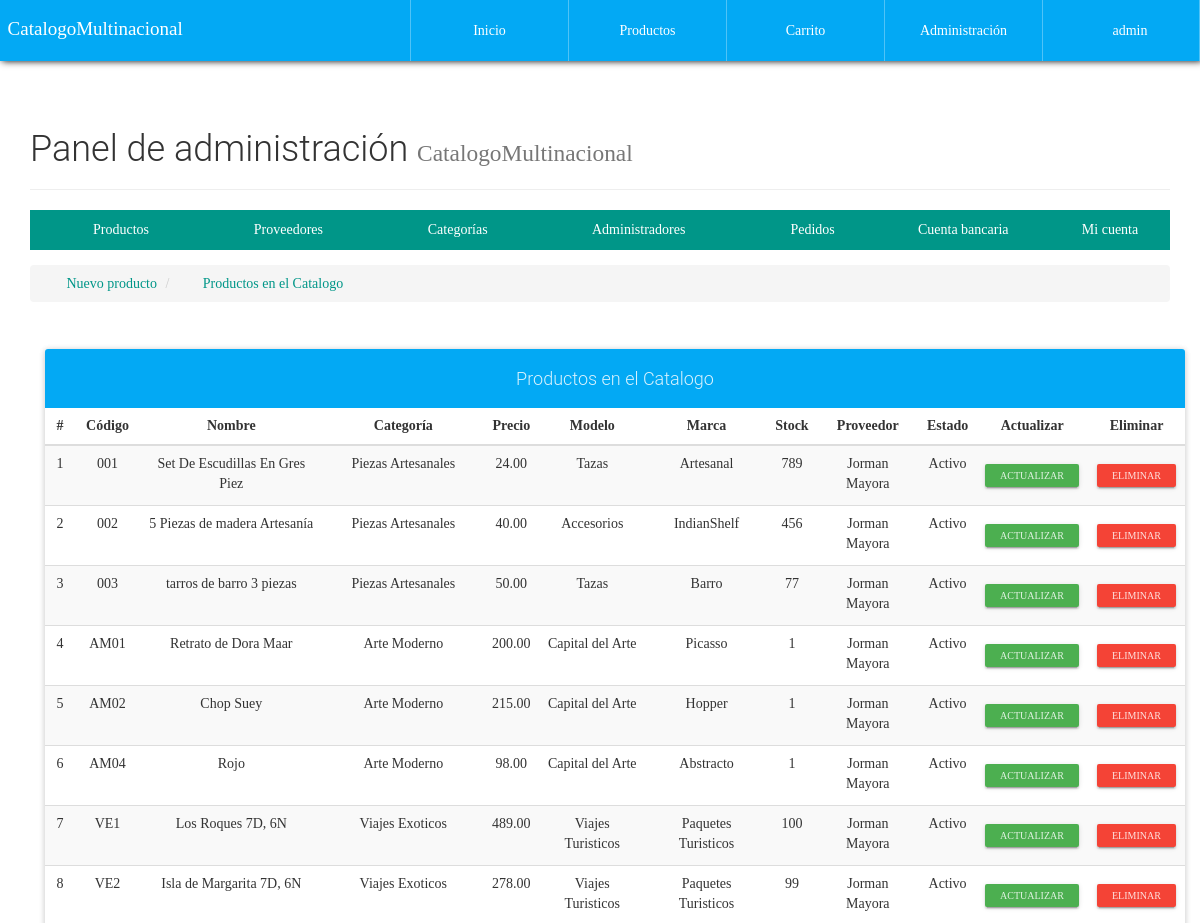
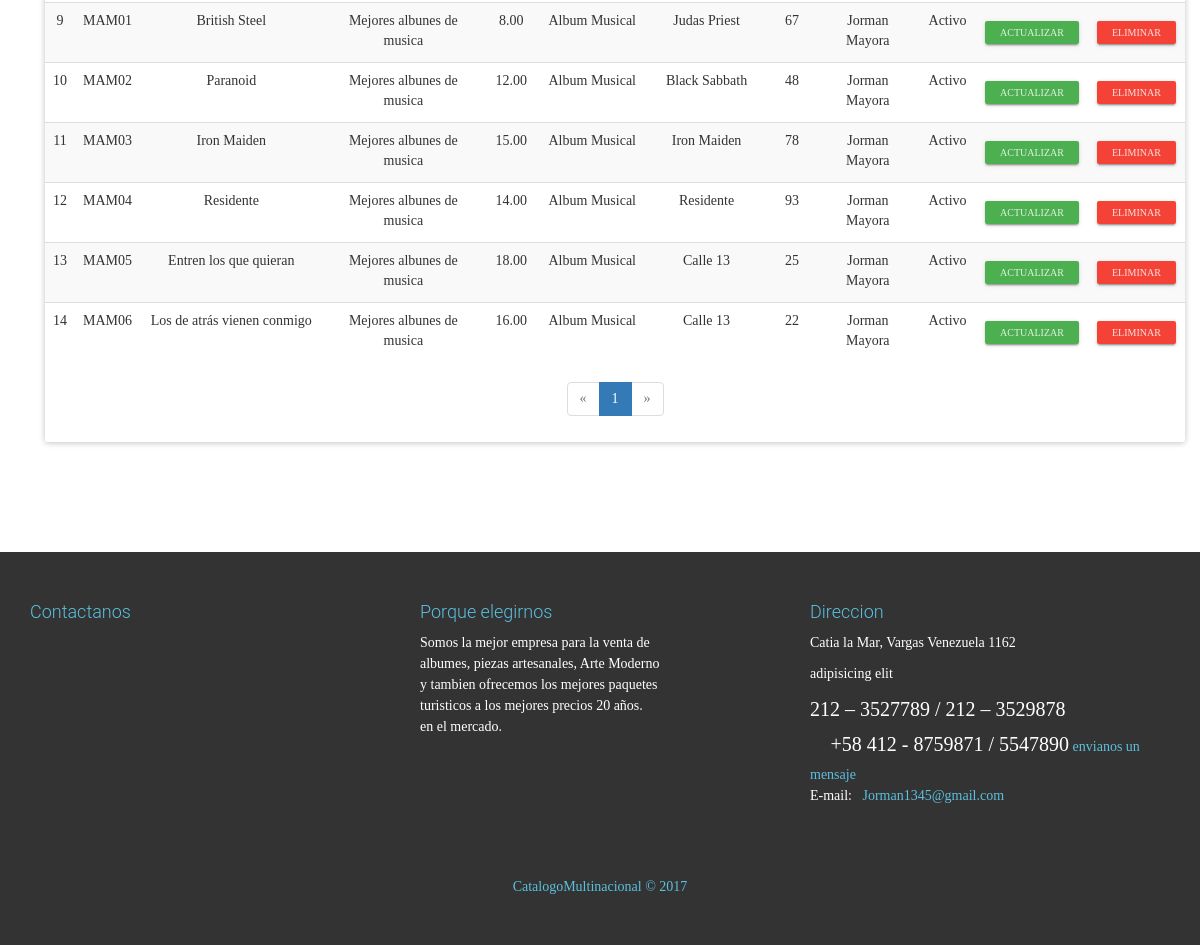
Page /configAdmin.php?view=productlist (signed in) on the committed database (2 pictures, top to bottom).
### tables this page shows
CREATE TABLE IF NOT EXISTS `producto` (
  `id` int(20) NOT NULL AUTO_INCREMENT,
  `CodigoProd` varchar(30) NOT NULL,
  `NombreProd` varchar(30) NOT NULL,
  `CodigoCat` varchar(30) NOT NULL,
  `Precio` decimal(30,2) NOT NULL,
  `Descuento` int(2) NOT NULL,
  `Modelo` varchar(30) NOT NULL,
  `Marca` varchar(30) NOT NULL,
  `Stock` int(20) NOT NULL,
  `NITProveedor` varchar(30) NOT NULL,
  `Imagen` varchar(150) NOT NULL,
  `Nombre` varchar(30) NOT NULL,
  `Estado` varchar(15) NOT NULL,
  PRIMARY KEY (`id`),
  KEY `CodigoCat` (`CodigoCat`),
  KEY `NITProveedor` (`NITProveedor`),
  KEY `Agregado` (`Nombre`)
);

CREATE TABLE IF NOT EXISTS `categoria` (
  `CodigoCat` varchar(30) NOT NULL,
  `Nombre` varchar(30) NOT NULL,
  `Descripcion` text NOT NULL,
  PRIMARY KEY (`CodigoCat`)
);

CREATE TABLE IF NOT EXISTS `proveedor` (
  `NITProveedor` varchar(30) NOT NULL,
  `NombreProveedor` varchar(30) NOT NULL,
  `Direccion` varchar(200) NOT NULL,
  `Telefono` varchar(20) NOT NULL,
  `PaginaWeb` varchar(30) NOT NULL,
  PRIMARY KEY (`NITProveedor`)
);

### library/consulSQL.php (called while the page is built, shortened)
<?php
class ejecutarSQL {
    public static function conectar(){
        if(!$con=  mysqli_connect(SERVER,USER,PASS,BD)){
            echo "Error en el servidor, verifique sus datos";
        }
        mysqli_set_charset($con, "utf8");
        return $con;
    }
    public static function consultar($query) {
        if (!$consul = mysqli_query(ejecutarSQL::conectar(), $query)) {
            echo 'Error en la consulta SQL ejecutada';
        }
        return $consul;
    }
}

### admin/productlist-view.php (the view, shortened to what this page needs)
<ul class="breadcrumb" style="margin-bottom: 5px;">
    <li>
        <a href="configAdmin.php?view=product">
            <i class="fa fa-plus-circle" aria-hidden="true"></i> &nbsp; Nuevo producto
        </a>
    </li>
    <li>
        <a href="configAdmin.php?view=productlist"><i class="fa fa-list-ol" aria-hidden="true"></i> &nbsp; Productos en el Catalogo</a>
    </li>
</ul>
<div class="container">
	<div class="row">
		<div class="col-xs-12">
            <br><br>
            <div class="panel panel-info">
              <div class="panel-heading text-center"><h4>Productos en el Catalogo</h4></div>
                <div class="table-responsive">
                  <table class="table table-striped table-hover">
                      <thead class="">
                          <tr>
                          	  <th class="text-center">#</th>
                              <th class="text-center">Código</th>
                              <th class="text-center">Nombre</th>
                              <th class="text-center">Categoría</th>
                              <th class="text-center">Precio</th>
                              <th class="text-center">Modelo</th>
                              <th class="text-center">Marca</th>
                              <th class="text-center">Stock</th>
                              <th class="text-center">Proveedor</th>
                              <th class="text-center">Estado</th>
                              <th class="text-center">Actualizar</th>
                              <th class="text-center">Eliminar</th>
                          </tr>
                      </thead>
                      <tbody>
                        <?php
                        	$mysqli = mysqli_connect(SERVER, USER, PASS, BD);
							mysqli_set_charset($mysqli, "utf8");
							$pagina = isset($_GET['pag']) ? (int)$_GET['pag'] : 1;
							$regpagina = 30;
							$inicio = ($pagina > 1) ? (($pagina * $regpagina) - $regpagina) : 0;
							$productos=mysqli_query($mysqli,"SELECT SQL_CALC_FOUND_ROWS * FROM producto LIMIT $inicio, $regpagina");
							$totalregistros = mysqli_query($mysqli,"SELECT FOUND_ROWS()");
							$totalregistros = mysqli_fetch_array($totalregistros, MYSQLI_ASSOC);
							$numeropaginas = ceil($totalregistros["FOUND_ROWS()"]/$regpagina);
							$cr=$inicio+1;
                            while($prod=mysqli_fetch_array($productos, MYSQLI_ASSOC)){
                        ?>
                        <tr>
                        	<td class="text-center"><?php echo $cr; ?></td>
                        	<td class="text-center"><?php echo $prod['CodigoProd']; ?></td>
                        	<td class="text-center"><?php echo $prod['NombreProd']; ?></td>
                        	<td class="text-center">
                        		<?php
                        			$categ=ejecutarSQL::consultar("SELECT Nombre FROM categoria WHERE CodigoCat='".$prod['CodigoCat']."'");
                        			$datc=mysqli_fetch_array($categ, MYSQLI_ASSOC);
                        			echo $datc['Nombre'];
                        		?>
                        	</td>
                        	<td class="text-center"><?php echo $prod['Precio']; ?></td>
                        	<td class="text-center"><?php echo $prod['Modelo']; ?></td>
                        	<td class="text-center"><?php echo $prod['Marca']; ?></td>
                        	<td class="text-center"><?php echo $prod['Stock']; ?></td>
                        	<td class="text-center">
                        		<?php
                        			$prov=ejecutarSQL::consultar("SELECT NombreProveedor FROM proveedor WHERE NITProveedor='".$prod['NITProveedor']."'");
                        			$datp=mysqli_fetch_array($prov, MYSQLI_ASSOC);
                        			echo $datp['NombreProveedor'];
                        		?>
                        	</td>
                        	<td class="text-center">
                        		<?php echo $prod['Estado']; ?>
                        	</td>
                        	<td class="text-center">
                        		<a href="configAdmin.php?view=productinfo&code=<?php echo $prod['CodigoProd']; ?>" class="btn btn-raised btn-xs btn-success">Actualizar</a>
                        	</td>
                        	<td class="text-center">
                        		<form action="process/delprod.php" method="POST" class="FormCatElec" data-form="delete">
                        			<button type="submit" class="btn btn-raised btn-xs btn-danger">Eliminar</button>
                        		</form>
                        	</td>
                        </tr>
                        <?php
                        	$cr++;
                        	}
                        ?>
                      </tbody>
                  </table>
                </div>
                <?php if($numeropaginas>=1): ?>
              	<div class="text-center">
                  <ul class="pagination">
                    <?php if($pagina == 1): ?>
                        <li class="disabled">
                            <a>
                                <span aria-hidden="true">&laquo;</span>
                            </a>
                        </li>
                    <?php endif; ?>
                    <?php
                        for($i=1; $i <= $numeropaginas; $i++ ){
                            if($pagina == $i){
                                echo '<li class="active"><a href="configAdmin.php?view=productlist&pag='.$i.'">'.$i.'</a></li>';
                            }else{
                                echo '<li><a href="configAdmin.php?view=productlist&pag='.$i.'">'.$i.'</a></li>';
                            }
                        }
                    ?>
                    <?php if($pagina == $numeropaginas): ?>
                        <li class="disabled">
                            <a>
                                <span aria-hidden="true">&raquo;</span>
                            </a>
                        </li>
                    <?php endif; ?>
                  </ul>
                </div>
                <?php endif; ?>
            </div>
        </div>
	</div>
</div>

### configAdmin.php (shortened to what this page needs)
<?php
    include './library/consulSQL.php';
?>
<!DOCTYPE html>
<html lang="es">
<head>
    <?php include './inc/link.php'; ?>
</head>
<body id="container-page-configAdmin">
    <?php include './inc/navbar.php'; ?>
    <section id="prove-product-cat-config">
        <div class="container">
          <div class="page-header">
            <h1>Panel de administración <small class="tittles-pages-logo">CatalogoMultinacional</small></h1>
          </div>
          <ul class="nav nav-tabs nav-justified" style="margin-bottom: 15px;">
            <li>
              <a href="configAdmin.php?view=product">
                <i class="fa fa-cubes" aria-hidden="true"></i> &nbsp; Productos
              </a>
            </li>
            <li>
              <a href="configAdmin.php?view=provider">
                <i class="fa fa-truck" aria-hidden="true"></i> &nbsp; Proveedores
              </a>
            </li>
            <li>
              <a href="configAdmin.php?view=category">
                <i class="fa fa-shopping-basket" aria-hidden="true"></i> &nbsp; Categorías
              </a>
            </li>
            <li>
              <a href="configAdmin.php?view=admin">
                <i class="fa fa-users" aria-hidden="true"></i> &nbsp; Administradores
              </a>
            </li>
            <li>
              <a href="configAdmin.php?view=order">
                <i class="fa fa-shopping-cart" aria-hidden="true"></i> &nbsp; Pedidos
              </a>
            </li>
            <li>
              <a href="configAdmin.php?view=bank">
                <i class="fa fa-university" aria-hidden="true"></i> &nbsp; Cuenta bancaria
              </a>
            </li>
            <li>
              <a href="configAdmin.php?view=account">
                <i class="fa fa-address-card" aria-hidden="true"></i> &nbsp; Mi cuenta
              </a>
            </li>
          </ul>
          <?php
            $content=$_GET['view'];
            $WhiteList=["product","productlist","productinfo","provider","providerlist","providerinfo","category","categorylist","categoryinfo","admin","adminlist","order","bank","account"];
            if(isset($content)){
              if(in_array($content, $WhiteList) && is_file("./admin/".$content."-view.php")){
                include "./admin/".$content."-view.php";
              }else{
                echo '<h2 class="text-center">Lo sentimos, la opción que ha seleccionado no se encuentra disponible</h2>';
              }
            }else{
              echo '<h2 class="text-center">Para empezar, por favor escoja una opción del menú de administración</h2>';
            }
          ?>
        </div>
    </section>
    <?php include './inc/footer.php'; ?>
</body>
</html>

### inc/link.php (shortened to what this page needs)
<link rel="stylesheet" href="./css/font-awesome.min.css">
<link rel="stylesheet" href="./css/normalize.css">
<link rel="stylesheet" href="./css/bootstrap.min.css">
<link rel="stylesheet" href="./css/bootstrap-material-design.min.css">
<link rel="stylesheet" href="./css/ripples.min.css">
<link rel="stylesheet" href="./css/sweetalert.css">
<link rel="stylesheet" href="./css/media.css">
<link rel="stylesheet" href="./css/style.css">

### inc/navbar.php (shortened to what this page needs)
<nav id="navbar-auto-hidden">
        <div class="row hidden-xs">
            <div class="col-xs-4">
                <p class="text-navbar tittles-pages-logo">CatalogoMultinacional</p>
            </div>
            <div class="col-xs-8">
              <div class="contenedor-tabla pull-right">
                <div class="contenedor-tr">
                  <a href="index.php" class="table-cell-td">Inicio</a>
                  <a href="product.php" class="table-cell-td">Productos</a>
                  <?php
                      if(!$_SESSION['nombreAdmin']==""){
                          echo '
                              <a href="carrito.php" class="table-cell-td">Carrito</a>
                              <a href="configAdmin.php" class="table-cell-td">Administración</a>
                              <a href="#!" class="table-cell-td exit-system">
                                  <i class="fa fa-user"></i>&nbsp;&nbsp;'.$_SESSION['nombreAdmin'].'
                              </a>
                           ';
                      }else if(!$_SESSION['nombreUser']==""){
                          echo '
                              <a href="pedido.php" class="table-cell-td">Pedido</a>
                              <a href="carrito.php" class="table-cell-td">Carrito</a>
                              <a href="#!" class="table-cell-td exit-system">
                              <i class="fa fa-user"></i>&nbsp;&nbsp;'.$_SESSION['nombreUser'].'
                              </a>
                              <a href="#!" class="table-cell-td userConBtn" data-code="'.$_SESSION['UserNIT'].'">
                                <i class="glyphicon glyphicon-cog"></i>
                              </a>
                           ';
                      }
                  ?>
                </div>
              </div>
            </div>
        </div>
    </nav>

### inc/footer.php (shortened to what this page needs)
<footer>
    <div class="container">
        <div class="row">
            <div class="col-sm-4">
                <h4 class="text-footer">Contactanos</h4>
            </div>
            <div class="col-sm-4">
                <h4 class="text-footer">Porque elegirnos</h4>
                <p>
                    Somos la mejor empresa para la venta de </br>
                    albumes, piezas artesanales, Arte Moderno</br>
                    y tambien ofrecemos los mejores paquetes </br>
                    turisticos a los mejores precios 20 años.</br>
					en el mercado.</br>
                </p>
            </div>
            <div class="col-sm-4">
                <h4 class="text-footer" >Direccion</h4>
                <p style="color: #FFF">Catia la Mar, Vargas Venezuela 1162</p>
                <p style="color: #FFF">adipisicing elit</p>
                <p style="font-size:20px" aria-hidden="true">  212 – 3527789 / 212 – 3529878</p>
                <p class="fa fa-mobile" style="font-size:20px"  aria-hidden="true">  +58 412 - 8759871 / 5547890</p> <a href="#" target="_blank" style="color: #5bc0de">envianos un mensaje</a></br>
                E-mail: <a href="#" target="_blank" style="color: #5bc0de"> &nbsp; Jorman1345@gmail.com</a>
            </div>
        </div>
    </div>
    <br><br><br>
    <h5 class="text-center tittles-pages-logo text-footer">CatalogoMultinacional &copy; 2017</h5>
</footer>

### css/media.css (style rules this page uses)
@media (min-width: 1200px) { .contenedor-tabla { width: 90%; } }

### css/style.css (style rules this page uses)
body { font-family: "FontFamilySPro"; line-height: 1.5; font-size: 1.4em; width: 100%; height: 100%; margin: 0px; padding: 0px; background-position: center center; background-repeat: no-repeat; background-attachment: fixed; background-size: cover; background-color: #fff; }
nav { width: 100%; position: fixed; top: 0px; background-color: #03a9f4; box-shadow: 2px 0px 7px #000; z-index: 50; }
.contenedor-tabla { display: table; width: 100%; }
.contenedor-tr { display: table-row; width: 100%; }
.contenedor-tr > a { text-decoration: none; color: #fff; }
.contenedor-tr > a:last-child { border-right: 1px solid rgba(255, 255, 255,0.3); }
.table-cell-td { display: table-cell; padding: 20px 7px; border-left: 1px solid rgba(255, 255, 255,0.3); text-align: center; width: 20%; }
.text-navbar { color: #fff; font-size: 19px; float: left; margin-left: 2%; margin-top: 15px; }
section { width: 100%; margin: 0px; padding: 90px 0px; }
footer { width: 100%; color: #fff; background-color: #333; padding: 40px 0px; }
.text-footer { color: #5bc0de; }
footer a { color: #fff; }
.tittles-pages-logo { font-family: "FontFamilyLogo"; }
#container-page-configAdmin { background-image: url(../assets/img/font-registration.JPG); }
#prove-product-cat-config { background-color: #fff; min-height: 900px; }

### rows in the picture
producto: CodigoProd "001", NombreProd "Set De Escudillas En Gres Piez", CodigoCat.Nombre "Piezas Artesanales", Precio "24.00", Modelo "Tazas", Marca "Artesanal", Stock "789", NITProveedor.NombreProveedor "Jorman Mayora", Estado "Activo"
producto: CodigoProd "002", NombreProd "5 Piezas de madera Artesanía", CodigoCat.Nombre "Piezas Artesanales", Precio "40.00", Modelo "Accesorios", Marca "IndianShelf", Stock "456", NITProveedor.NombreProveedor "Jorman Mayora", Estado "Activo"
producto: CodigoProd "003", NombreProd "tarros de barro 3 piezas", CodigoCat.Nombre "Piezas Artesanales", Precio "50.00", Modelo "Tazas", Marca "Barro", Stock "77", NITProveedor.NombreProveedor "Jorman Mayora", Estado "Activo"
producto: CodigoProd "AM01", NombreProd "Retrato de Dora Maar", CodigoCat.Nombre "Arte Moderno", Precio "200.00", Modelo "Capital del Arte", Marca "Picasso", Stock "1", NITProveedor.NombreProveedor "Jorman Mayora", Estado "Activo"
producto: CodigoProd "AM02", NombreProd "Chop Suey", CodigoCat.Nombre "Arte Moderno", Precio "215.00", Modelo "Capital del Arte", Marca "Hopper", Stock "1", NITProveedor.NombreProveedor "Jorman Mayora", Estado "Activo"
producto: CodigoProd "AM04", NombreProd "Rojo", CodigoCat.Nombre "Arte Moderno", Precio "98.00", Modelo "Capital del Arte", Marca "Abstracto", Stock "1", NITProveedor.NombreProveedor "Jorman Mayora", Estado "Activo"
producto: CodigoProd "VE1", NombreProd "Los Roques 7D, 6N", CodigoCat.Nombre "Viajes Exoticos", Precio "489.00", Modelo "Viajes Turisticos", Marca "Paquetes Turisticos", Stock "100", NITProveedor.NombreProveedor "Jorman Mayora", Estado "Activo"
producto: CodigoProd "VE2", NombreProd "Isla de Margarita 7D, 6N", CodigoCat.Nombre "Viajes Exoticos", Precio "278.00", Modelo "Viajes Turisticos", Marca "Paquetes Turisticos", Stock "99", NITProveedor.NombreProveedor "Jorman Mayora", Estado "Activo"
producto: CodigoProd "MAM01", NombreProd "British Steel", CodigoCat.Nombre "Mejores albunes de musica", Precio "8.00", Modelo "Album Musical", Marca "Judas Priest", Stock "67", NITProveedor.NombreProveedor "Jorman Mayora", Estado "Activo"
producto: CodigoProd "MAM02", NombreProd "Paranoid", CodigoCat.Nombre "Mejores albunes de musica", Precio "12.00", Modelo "Album Musical", Marca "Black Sabbath", Stock "48", NITProveedor.NombreProveedor "Jorman Mayora", Estado "Activo"
producto: CodigoProd "MAM03", NombreProd "Iron Maiden", CodigoCat.Nombre "Mejores albunes de musica", Precio "15.00", Modelo "Album Musical", Marca "Iron Maiden", Stock "78", NITProveedor.NombreProveedor "Jorman Mayora", Estado "Activo"
producto: CodigoProd "MAM04", NombreProd "Residente", CodigoCat.Nombre "Mejores albunes de musica", Precio "14.00", Modelo "Album Musical", Marca "Residente", Stock "93", NITProveedor.NombreProveedor "Jorman Mayora", Estado "Activo"
producto: CodigoProd "MAM05", NombreProd "Entren los que quieran", CodigoCat.Nombre "Mejores albunes de musica", Precio "18.00", Modelo "Album Musical", Marca "Calle 13", Stock "25", NITProveedor.NombreProveedor "Jorman Mayora", Estado "Activo"
producto: CodigoProd "MAM06", NombreProd "Los de atrás vienen conmigo", CodigoCat.Nombre "Mejores albunes de musica", Precio "16.00", Modelo "Album Musical", Marca "Calle 13", Stock "22", NITProveedor.NombreProveedor "Jorman Mayora", Estado "Activo"

### other values in the picture
$_SESSION['nombreAdmin'] "admin"
